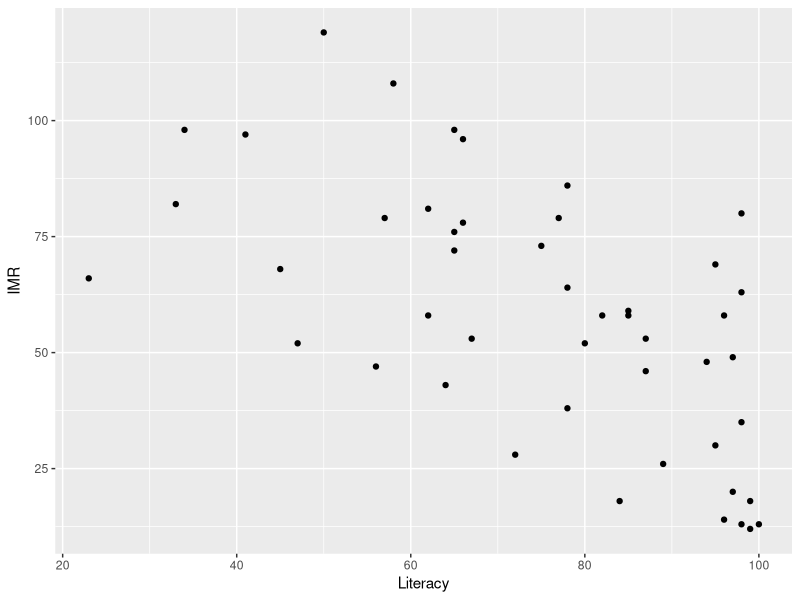
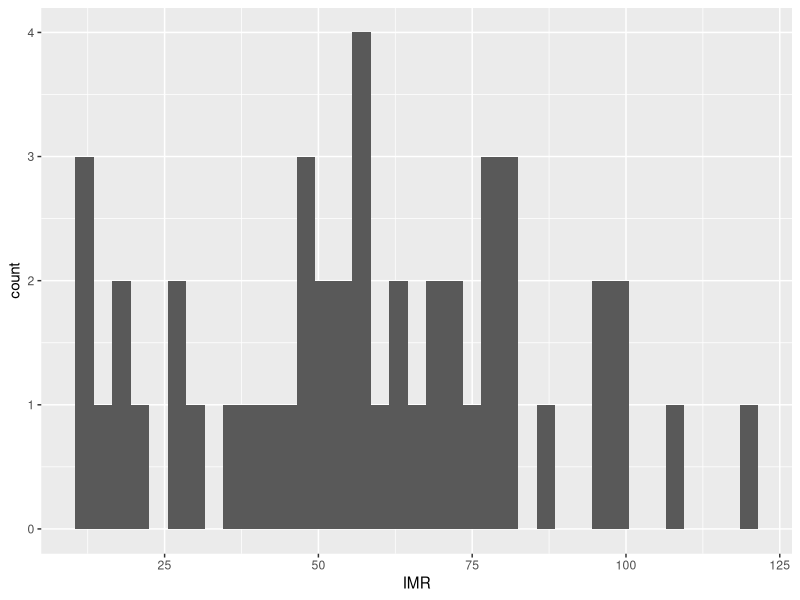
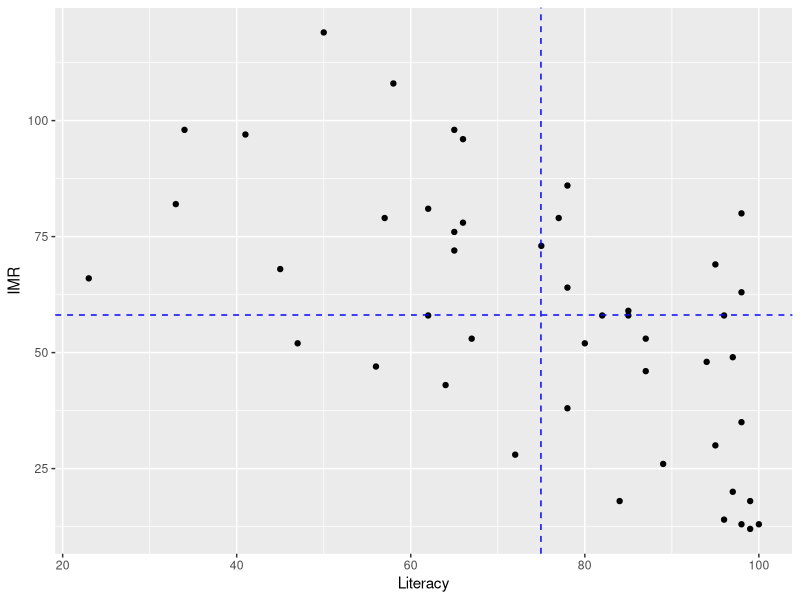
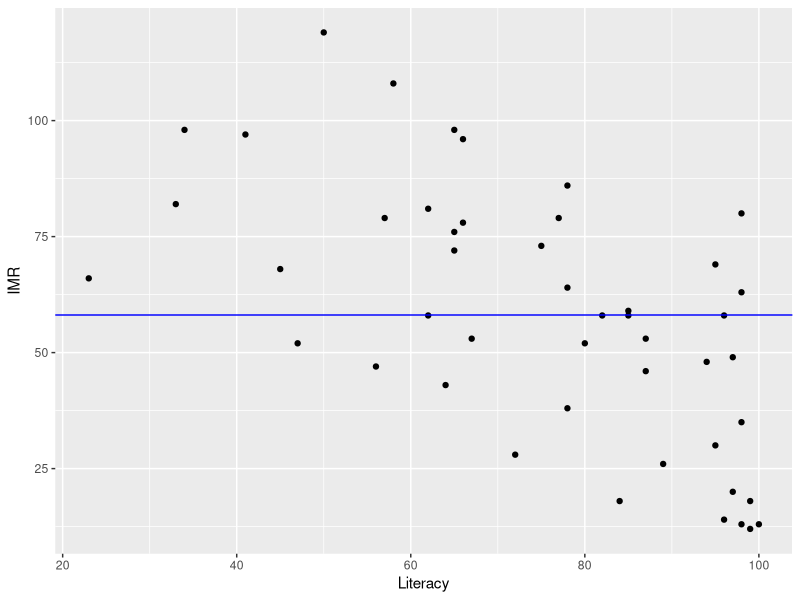

Generate these figures, in order, with R:
library(tidyverse)

# get the data -----
africa <- read_csv("africa.csv")
names( africa )

# look at a scatterplot ----
( africa.plot <- ggplot( africa, aes(x=Literacy, y=IMR)) +
  geom_point() )

# null model -----
( y.bar <- mean( africa$IMR ) )
ggplot( africa, aes(IMR)) + geom_histogram( binwidth=3 )

# correlation coefficient -----

africa.plot + 
  geom_hline( yintercept = y.bar, color ="blue", linetype="dashed" ) +
  geom_vline( xintercept = mean( africa$Literacy), color="blue", linetype="dashed")

( africa.r <- cor( africa$Literacy, africa$IMR ))

# residuals for null model -----
africa.plot + 
  geom_hline( yintercept = y.bar, color ="blue" )

africa <- africa %>% 
  mutate( Null = y.bar, 
          Residual = IMR - y.bar )

sum( africa$Residual^2 )
